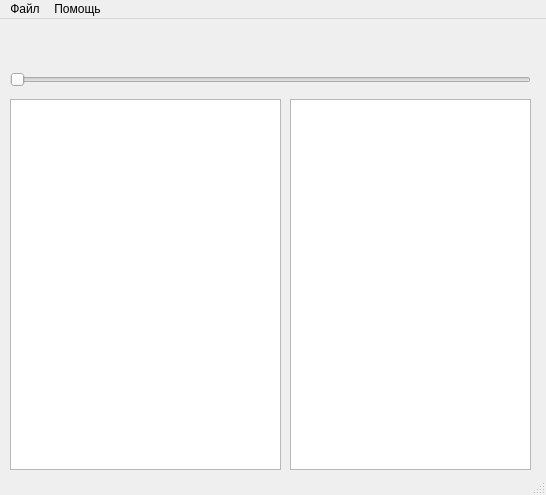
<?xml version="1.0" encoding="UTF-8"?>
<ui version="4.0">
 <class>MainWindow</class>
 <widget class="QMainWindow" name="MainWindow">
  <property name="geometry">
   <rect>
    <x>0</x>
    <y>0</y>
    <width>546</width>
    <height>495</height>
   </rect>
  </property>
  <property name="windowTitle">
   <string>MainWindow</string>
  </property>
  <widget class="QWidget" name="centralwidget">
   <widget class="QWidget" name="verticalLayoutWidget">
    <property name="geometry">
     <rect>
      <x>10</x>
      <y>80</y>
      <width>271</width>
      <height>371</height>
     </rect>
    </property>
    <layout class="QVBoxLayout" name="verticalLayout">
     <item>
      <widget class="QListWidget" name="listWidget"/>
     </item>
    </layout>
   </widget>
   <widget class="QListWidget" name="playlistWidget">
    <property name="geometry">
     <rect>
      <x>290</x>
      <y>80</y>
      <width>241</width>
      <height>371</height>
     </rect>
    </property>
   </widget>
   <widget class="QWidget" name="layoutWidget">
    <property name="geometry">
     <rect>
      <x>10</x>
      <y>10</y>
      <width>219</width>
      <height>50</height>
     </rect>
    </property>
    <layout class="QHBoxLayout" name="horizontalLayout">
     <item>
      <widget class="QLabel" name="prev_button">
       <property name="text">
        <string/>
       </property>
       <property name="pixmap">
        <pixmap>Icons/p3.png</pixmap>
       </property>
      </widget>
     </item>
     <item>
      <widget class="QLabel" name="play_button">
       <property name="text">
        <string/>
       </property>
       <property name="pixmap">
        <pixmap>Icons/p2.png</pixmap>
       </property>
      </widget>
     </item>
     <item>
      <widget class="QLabel" name="forward_button">
       <property name="text">
        <string/>
       </property>
       <property name="pixmap">
        <pixmap>Icons/frw.png</pixmap>
       </property>
      </widget>
     </item>
     <item>
      <widget class="QLabel" name="stop_button">
       <property name="text">
        <string/>
       </property>
       <property name="pixmap">
        <pixmap>Icons/stop-12.png</pixmap>
       </property>
      </widget>
     </item>
    </layout>
   </widget>
   <widget class="QSlider" name="horizontalSlider">
    <property name="geometry">
     <rect>
      <x>10</x>
      <y>50</y>
      <width>521</width>
      <height>22</height>
     </rect>
    </property>
    <property name="orientation">
     <enum>Qt::Horizontal</enum>
    </property>
   </widget>
   <widget class="QWidget" name="horizontalLayoutWidget">
    <property name="geometry">
     <rect>
      <x>280</x>
      <y>10</y>
      <width>241</width>
      <height>41</height>
     </rect>
    </property>
    <layout class="QHBoxLayout" name="mLayout">
     <item>
      <widget class="QLabel" name="imgWidget">
       <property name="text">
        <string/>
       </property>
      </widget>
     </item>
     <item>
      <widget class="QLabel" name="metadataWidget">
       <property name="text">
        <string/>
       </property>
      </widget>
     </item>
    </layout>
   </widget>
  </widget>
  <widget class="QMenuBar" name="menubar">
   <property name="geometry">
    <rect>
     <x>0</x>
     <y>0</y>
     <width>546</width>
     <height>21</height>
    </rect>
   </property>
   <widget class="QMenu" name="menu">
    <property name="title">
     <string>Файл</string>
    </property>
    <addaction name="action"/>
    <addaction name="actionOpen_folder"/>
    <addaction name="actionOpen_URL"/>
    <addaction name="separator"/>
    <addaction name="actionOpen_playlist"/>
    <addaction name="actionSave_playlist"/>
   </widget>
   <widget class="QMenu" name="menuHelp">
    <property name="title">
     <string>Помощь</string>
    </property>
    <addaction name="actionAbout"/>
   </widget>
   <addaction name="menu"/>
   <addaction name="menuHelp"/>
  </widget>
  <widget class="QStatusBar" name="statusbar"/>
  <action name="action">
   <property name="text">
    <string>Открыть файл</string>
   </property>
  </action>
  <action name="actionOpen_folder">
   <property name="text">
    <string>Открыть папку</string>
   </property>
  </action>
  <action name="actionOpen_URL">
   <property name="text">
    <string>Открыть URL</string>
   </property>
  </action>
  <action name="actionCreate_playlist">
   <property name="text">
    <string>Create playlist</string>
   </property>
  </action>
  <action name="actionSave_playlist">
   <property name="text">
    <string>Сохранить список воспроизведения</string>
   </property>
  </action>
  <action name="actionAbout">
   <property name="text">
    <string>О приложении</string>
   </property>
  </action>
  <action name="actionOpen_playlist">
   <property name="text">
    <string>Открыть список воспроизведения</string>
   </property>
  </action>
 </widget>
 <resources/>
 <connections/>
</ui>
